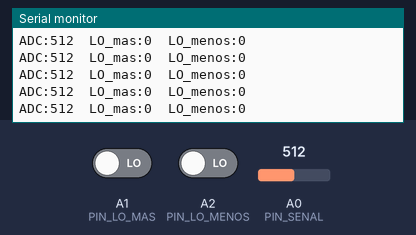
This sketch was run on a simulated Arduino Uno, built with avr-gcc and run on an emulated ATmega328P. Shown: the last lines printed to the serial monitor. Inputs (shaded band) come from the test bench; at power-on: A0 (PIN_SENAL) = 512, A1 (PIN_LO_MAS) LOW, A2 (PIN_LO_MENOS) LOW.

Above: at 1.2 s.
1.3 s: A0 (PIN_SENAL) set to 992
At 2.2 s:
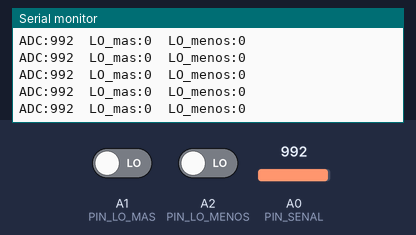
4.3 s: A0 (PIN_SENAL) set to 1008
At 5.4 s:
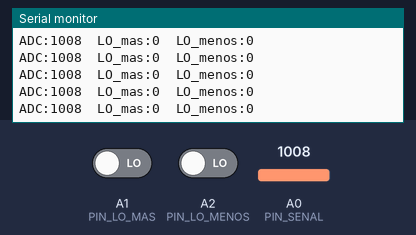
Timing chart, 0 to 6.2 s (numbered marks = the images above; inputs shaded):
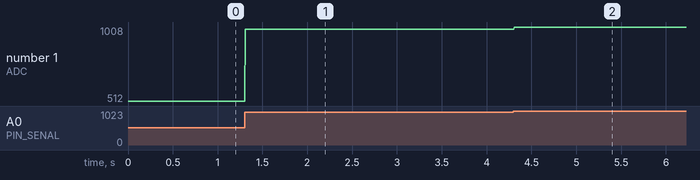

The sketch:

Prueba_AD8232_Serial.ino
```cpp
/*
 * Lectura directa del AD8232 del proyecto, sin calibracion ni servos.
 * Arduino UNO: OUTPUT=A0, LO+=A1, LO-=A2, alimentacion AD8232=3.3 V.
 * Monitor Serie / Serial Plotter: 115200 baudios.
 */
#include <Arduino.h>

const byte PIN_SENAL = A0;
const byte PIN_LO_MAS = A1;
const byte PIN_LO_MENOS = A2;
const unsigned long PERIODO_US = 2000UL; // Muestreo nominal: 500 Hz.

unsigned long siguienteMuestraUs;

void setup() {
  pinMode(PIN_SENAL, INPUT);
  // No usar INPUT_PULLUP: el modulo trabaja a 3.3 V.
  pinMode(PIN_LO_MAS, INPUT);
  pinMode(PIN_LO_MENOS, INPUT);
  analogReference(DEFAULT); // Referencia AVcc del UNO, nominalmente 5 V.
  Serial.begin(115200);
  siguienteMuestraUs = micros();
}

void loop() {
  const unsigned long ahora = micros();
  if (static_cast<long>(ahora - siguienteMuestraUs) < 0) return;

  siguienteMuestraUs += PERIODO_US;
  // Si hubo un retraso, retomar el ritmo sin emitir muestras en rafaga.
  if (ahora - siguienteMuestraUs < 0x80000000UL) {
    siguienteMuestraUs = ahora + PERIODO_US;
  }

  const int lectura = analogRead(PIN_SENAL);
  const bool loMas = digitalRead(PIN_LO_MAS) == HIGH;
  const bool loMenos = digitalRead(PIN_LO_MENOS) == HIGH;

  // Formato compatible con Serial Plotter. Se conserva la lectura incluso
  // si hay un electrodo desconectado; LO_mas/LO_menos indican ese estado.
  Serial.print(F("ADC:"));
  Serial.print(lectura);
  Serial.print(F("\tLO_mas:"));
  Serial.print(loMas ? 1 : 0);
  Serial.print(F("\tLO_menos:"));
  Serial.println(loMenos ? 1 : 0);
}
```

Measured:
- after the input at 1.3 s, the serial monitor: prints a new line at once (image 1)
- after the input at 4.3 s, the serial monitor: prints a new line at once (image 2)
- plotted number 1: 512 → 992 after the input at 1.3 s, 992 → 1008 after the input at 4.3 s
